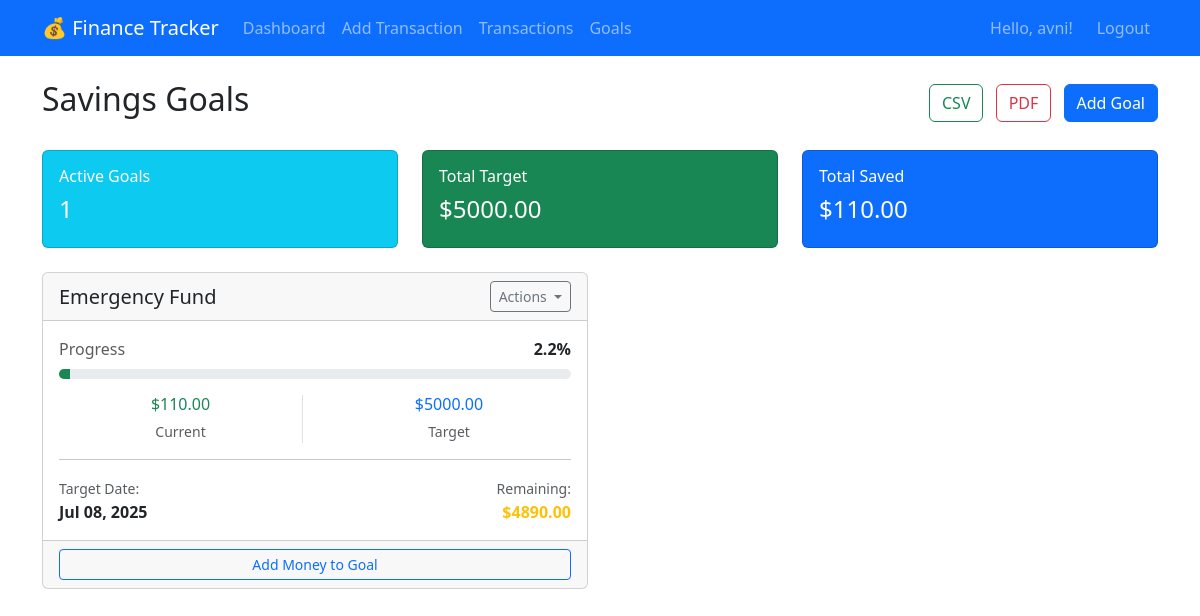
/goals/ (signed in), run on an earlier commit of the app's database.
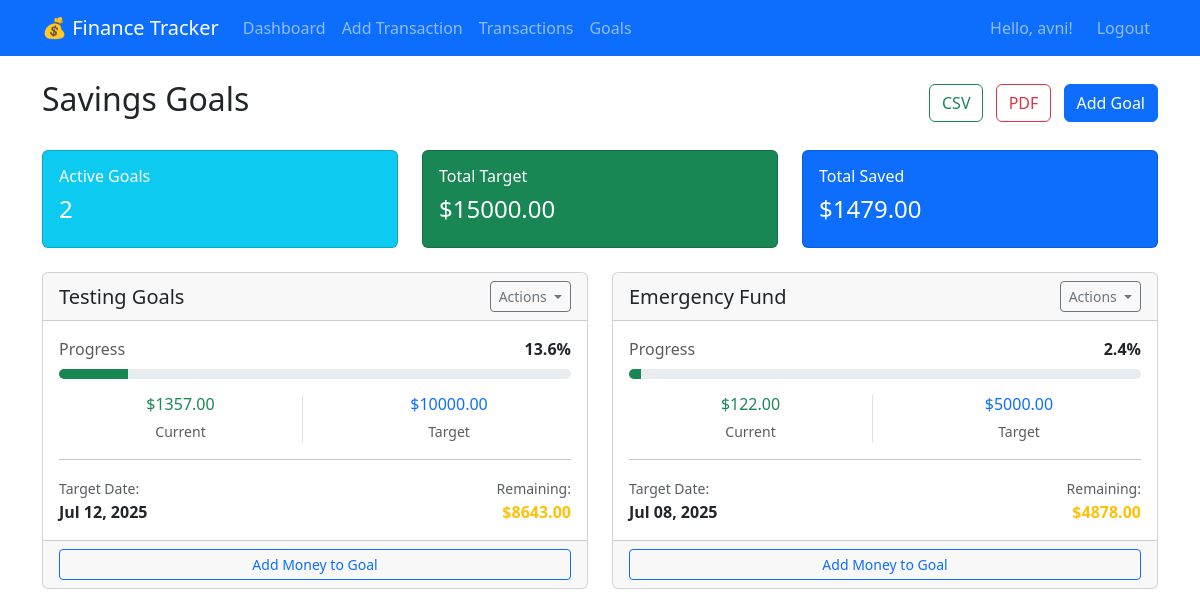
And on a later commit of the database.
### tracker/models.py (models this page shows, shortened)
class SavingsGoal(models.Model):
    user = models.ForeignKey(User, on_delete=models.CASCADE)
    name = models.CharField(max_length=100)
    target_amount = models.DecimalField(max_digits=10, decimal_places=2)
    current_amount = models.DecimalField(max_digits=10, decimal_places=2, default=0)
    target_date = models.DateField()
    description = models.TextField(blank=True)
    created_at = models.DateTimeField(auto_now_add=True)
    updated_at = models.DateTimeField(auto_now=True)
    @property
    def progress_percentage(self):
        if self.target_amount > 0:
            return min((float(self.current_amount) / float(self.target_amount)) * 100, 100)
        return 0

### tracker/views.py (the view)
# urls.py: path('goals/', views.savings_goals, name='savings_goals'),
@login_required
def savings_goals(request):
    goals = SavingsGoal.objects.filter(user=request.user).order_by('-created_at')
    active_goals_count = goals.count()
    total_target = goals.aggregate(Sum('target_amount'))['target_amount__sum'] or 0
    total_saved = goals.aggregate(Sum('current_amount'))['current_amount__sum'] or 0
    for goal in goals:
        goal.remaining_amount = goal.target_amount - goal.current_amount
        goal.is_overdue = goal.target_date < timezone.now().date() and goal.progress_percentage < 100
    context = {
        'goals': goals,
        'active_goals_count': active_goals_count,
        'total_target': total_target,
        'total_saved': total_saved,
    }
    return render(request, 'tracker/goals.html', context)

### templates/tracker/goals.html (shortened to what the changed rows need)
{% extends 'base.html' %}
{% load static %}
{% block content %}
<div class="d-flex justify-content-between align-items-center mb-4">
    <h2>Savings Goals</h2>
</div>
<div class="row mb-4">
    <div class="col-md-4">
        <div class="card bg-info text-white dashboard-card">
            <div class="card-body">
                <h6>Active Goals</h6>
                <h4>{{ active_goals_count }}</h4>
            </div>
        </div>
    </div>
    <div class="col-md-4">
        <div class="card bg-success text-white dashboard-card">
            <div class="card-body">
                <h6>Total Target</h6>
                <h4>${{ total_target|floatformat:2 }}</h4>
            </div>
        </div>
    </div>
    <div class="col-md-4">
        <div class="card bg-primary text-white dashboard-card">
            <div class="card-body">
                <h6>Total Saved</h6>
                <h4>${{ total_saved|floatformat:2 }}</h4>
            </div>
        </div>
    </div>
</div>
{% if goals %}
    <div class="row">
        {% for goal in goals %}
        <div class="col-lg-6 mb-4">
            <div class="card h-100">
                <div class="card-header d-flex justify-content-between align-items-center">
                    <h5 class="mb-0">{{ goal.name }}</h5>
                    <div class="dropdown">
                        <button class="btn btn-sm btn-outline-secondary dropdown-toggle" type="button" data-bs-toggle="dropdown">
                            Actions
                        </button>
                    </div>
                </div>
                <div class="card-body">
                    <div class="mb-3">
                        <div class="d-flex justify-content-between align-items-center mb-2">
                            <span class="text-muted">Progress</span>
                            <span class="fw-bold">{{ goal.progress_percentage|floatformat:1 }}%</span>
                        </div>
                        <div class="progress" style="height: 10px;">
                            <div class="progress-bar bg-success"
                                 role="progressbar"
                                 style="--progress: {{ goal.progress_percentage }}%; width: var(--progress);"
                                 aria-valuenow="{{ goal.progress_percentage }}"
                                 aria-valuemin="0"
                                 aria-valuemax="100">
                            </div>
                        </div>
                    </div>
                    <div class="row text-center">
                        <div class="col-6">
                            <div class="border-end">
                                <h6 class="text-success mb-1">${{ goal.current_amount|floatformat:2 }}</h6>
                                <small class="text-muted">Current</small>
                            </div>
                        </div>
                        <div class="col-6">
                            <h6 class="text-primary mb-1">${{ goal.target_amount|floatformat:2 }}</h6>
                            <small class="text-muted">Target</small>
                        </div>
                    </div>
                    <hr>
                    <div class="d-flex justify-content-between align-items-center">
                        <div>
                            <small class="text-muted">Target Date:</small>
                            <div class="fw-bold">{{ goal.target_date|date:"M d, Y" }}</div>
                        </div>
                        <div class="text-end">
                            <small class="text-muted">Remaining:</small>
                            <div class="fw-bold text-warning">${{ goal.remaining_amount|floatformat:2 }}</div>
                        </div>
                    </div>
                </div>
                <div class="card-footer">
                    {% if goal.progress_percentage >= 100 %}
                        <span class="badge bg-success w-100 py-2">🎉 Goal Achieved!</span>
                    {% elif goal.is_overdue %}
                        <span class="badge bg-danger w-100 py-2">⚠️ Overdue</span>
                    {% else %}
                        <button class="btn btn-outline-primary btn-sm w-100" onclick="addMoney('{{ goal.id }}', '{{ goal.name|escapejs }}')">
                            Add Money to Goal
                        </button>
                    {% endif %}
                </div>
            </div>
        </div>
        {% endfor %}
    </div>
{% endif %}
{% endblock %}

What changed in the data, as far as the page shows it:
added SavingsGoal: name "Testing Goals", progress_percentage "13.6", current_amount "1357.00", target_amount "10000.00", target_date "Jul 12, 2025", remaining_amount "8643.00"
changed SavingsGoal "Emergency Fund": progress_percentage "2.2" → "2.4"; current_amount "110.00" → "122.00"; remaining_amount "4890.00" → "4878.00"
Also different on the page:
{{ active_goals_count }}: "1" → "2"
{{ total_target|floatformat:2 }}: "5000.00" → "15000.00"
{{ total_saved|floatformat:2 }}: "110.00" → "1479.00"
